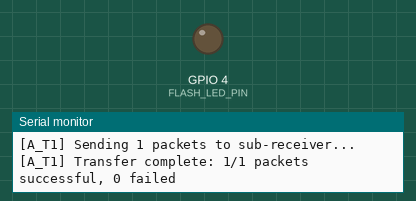
Recording of a sketch running on a simulated ESP32. Parts: output pins drawn as LEDs (lit = HIGH), the last lines printed to the serial monitor. The camera gives no picture.

Above: at 8.5 s.
At 13.73 s:
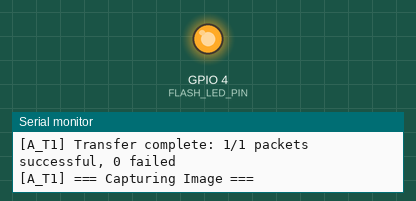
Timing chart, 0 to 17.0 s (numbered marks = the images above):
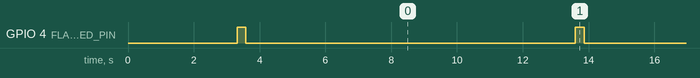

Measured:
- by itself, GPIO 4 (FLASH_LED_PIN): alternates HIGH for 0.26 s and LOW for 10.0 s

The sketch:

camera_transmitter.ino
```cpp
/*
  ESP32-CAM Image Transmitter via ESP-NOW
  For Hybrid ESP-NOW + Mesh Architecture

  Captures images and sends to Sub-Receiver via ESP-NOW

  CONFIGURATION REQUIRED:
  - Set DEVICE_ID to match your camera (A_T1, A_T2, B_T1, B_T2)
  - Set subReceiverMAC to match your target sub-receiver
*/

#include <esp_now.h>
#include <WiFi.h>
#include "esp_wifi.h"
#include "esp_camera.h"

// ===========================
// DEVICE CONFIGURATION - CHANGE FOR EACH CAMERA
// ===========================
#define DEVICE_ID "A_T1"  // OPTIONS: A_T1, A_T2, B_T1, B_T2

// Sub-receiver MAC addresses
// A_SR: {0xA4, 0xCF, 0x12, 0x58, 0xD1, 0x9A}
// B_SR: {0xA4, 0xCF, 0x11, 0x9B, 0x7E, 0x24}
uint8_t subReceiverMAC[] = {0x4C, 0xC3, 0x82, 0xC0, 0x3B, 0x6C};


// ===========================
// Camera Model Configuration
// ===========================
#define CAMERA_MODEL_AI_THINKER
#include "camera_pins.h"

// ===========================
// Configuration
// ===========================
#define DATA_PACKET_SIZE 230     // Reduced to fit device_id
#define FLASH_LED_PIN 4
#define CAPTURE_INTERVAL 10000   // 10 seconds between captures
#define MAX_RETRIES 5            // Maximum retries per packet
#define INTER_PACKET_DELAY 10    // Delay between packets (ms)
#define WIFI_PROTOCOL_MASK (WIFI_PROTOCOL_11B | WIFI_PROTOCOL_11G | WIFI_PROTOCOL_11N | WIFI_PROTOCOL_LR)

// ===========================
// ESP-NOW Packet Structure
// ===========================
typedef struct esp_now_packet {
  char device_id[10];           // Device identifier (A_T1, etc.)
  uint16_t packet_id;           // Current packet number
  uint16_t total_packets;       // Total number of packets
  uint16_t data_length;         // Bytes in this packet
  uint8_t data[DATA_PACKET_SIZE]; // Image data
} esp_now_packet;

esp_now_packet myData;
esp_now_peer_info_t peerInfo;

// Variables
volatile int successCount = 0;
volatile int lastPacketResult = -1; // -1=pending, 0=fail, 1=success
int totalPacketsSent = 0;
unsigned long lastCaptureTime = 0;

// ===========================
// Callback when data is sent
// ===========================
// Note: Signature varies by ESP32 core version. ESP32 core 2.x (IDF 4.x) uses the MAC pointer form.
void OnDataSent(const uint8_t *mac_addr, esp_now_send_status_t status) {
  if (status == ESP_NOW_SEND_SUCCESS) {
    lastPacketResult = 1; // Success
    successCount++;
  } else {
    lastPacketResult = 0; // Failed
  }
}

// ===========================
// Initialize Camera
// ===========================
bool initCamera() {
  camera_config_t config;
  config.ledc_channel = LEDC_CHANNEL_0;
  config.ledc_timer = LEDC_TIMER_0;
  config.pin_d0 = Y2_GPIO_NUM;
  config.pin_d1 = Y3_GPIO_NUM;
  config.pin_d2 = Y4_GPIO_NUM;
  config.pin_d3 = Y5_GPIO_NUM;
  config.pin_d4 = Y6_GPIO_NUM;
  config.pin_d5 = Y7_GPIO_NUM;
  config.pin_d6 = Y8_GPIO_NUM;
  config.pin_d7 = Y9_GPIO_NUM;
  config.pin_xclk = XCLK_GPIO_NUM;
  config.pin_pclk = PCLK_GPIO_NUM;
  config.pin_vsync = VSYNC_GPIO_NUM;
  config.pin_href = HREF_GPIO_NUM;
  config.pin_sccb_sda = SIOD_GPIO_NUM;
  config.pin_sccb_scl = SIOC_GPIO_NUM;
  config.pin_pwdn = PWDN_GPIO_NUM;
  config.pin_reset = RESET_GPIO_NUM;
  config.xclk_freq_hz = 20000000;
  config.pixel_format = PIXFORMAT_JPEG;
  config.frame_size = FRAMESIZE_VGA;  // VGA for good quality
  config.jpeg_quality = 12;            // 0-63, lower is better
  config.fb_count = 1;
  config.grab_mode = CAMERA_GRAB_LATEST;

  esp_err_t err = esp_camera_init(&config);
  if (err != ESP_OK) {
    Serial.printf("[%s] Camera init failed: 0x%x\n", DEVICE_ID, err);
    return false;
  }

  Serial.printf("[%s] Camera initialized\n", DEVICE_ID);
  return true;
}

// ===========================
// Send Single Packet with Retry
// ===========================
bool sendPacketWithRetry(uint16_t packetId, uint16_t totalPackets,
                         const uint8_t* imageData, uint32_t imageSize) {
  // Calculate data length for this packet
  uint16_t remainingBytes = imageSize - (packetId * DATA_PACKET_SIZE);
  myData.data_length = (remainingBytes < DATA_PACKET_SIZE) ? remainingBytes : DATA_PACKET_SIZE;

  // Copy data chunk
  memcpy(myData.data, imageData + (packetId * DATA_PACKET_SIZE), myData.data_length);

  // Set packet info
  myData.packet_id = packetId;
  myData.total_packets = totalPackets;

  // Try sending with retries
  for (int retry = 0; retry < MAX_RETRIES; retry++) {
    lastPacketResult = -1; // Reset flag

    // Send packet
    esp_err_t result = esp_now_send(subReceiverMAC, (uint8_t *)&myData, sizeof(myData));

    if (result != ESP_OK) {
      Serial.printf("[%s] ESP-NOW send error for packet %d (attempt %d/%d)\n",
                    DEVICE_ID, packetId, retry + 1, MAX_RETRIES);
      delay(20);
      continue;
    }

    // Wait for callback (with timeout)
    unsigned long startWait = millis();
    while (lastPacketResult == -1 && (millis() - startWait) < 100) {
      delay(1);
    }

    // Check result
    if (lastPacketResult == 1) {
      // Success!
      return true;
    } else if (lastPacketResult == 0) {
      // Failed, retry
      if (retry < MAX_RETRIES - 1) {
        Serial.printf("[%s] Packet %d failed, retrying... (%d/%d)\n",
                      DEVICE_ID, packetId, retry + 1, MAX_RETRIES);
        delay(20);
      }
    } else {
      // Timeout waiting for callback
      Serial.printf("[%s] Timeout waiting for ack on packet %d (attempt %d/%d)\n",
                    DEVICE_ID, packetId, retry + 1, MAX_RETRIES);
      delay(20);
    }
  }

  // All retries failed
  Serial.printf("[%s] FAILED: Packet %d could not be sent after %d attempts\n",
                DEVICE_ID, packetId, MAX_RETRIES);
  return false;
}

// ===========================
// Capture and Send Image
// ===========================
bool captureAndSendImage() {
  Serial.printf("\n[%s] === Capturing Image ===\n", DEVICE_ID);

  // Turn on flash LED
  pinMode(FLASH_LED_PIN, OUTPUT);
  digitalWrite(FLASH_LED_PIN, HIGH);
  delay(200);

  // Capture image
  camera_fb_t *fb = esp_camera_fb_get();
  digitalWrite(FLASH_LED_PIN, LOW);

  if (!fb) {
    Serial.printf("[%s] Camera capture failed\n", DEVICE_ID);
    return false;
  }

  Serial.printf("[%s] Image captured: %d bytes\n", DEVICE_ID, fb->len);

  // Calculate number of packets
  uint16_t totalPackets = (fb->len + DATA_PACKET_SIZE - 1) / DATA_PACKET_SIZE;
  Serial.printf("[%s] Sending %d packets to sub-receiver...\n", DEVICE_ID, totalPackets);

  successCount = 0;
  totalPacketsSent = 0;

  // Set device ID in packet structure
  strncpy(myData.device_id, DEVICE_ID, sizeof(myData.device_id) - 1);
  myData.device_id[sizeof(myData.device_id) - 1] = '\0';

  // Send image in packets with retry
  int failedPackets = 0;
  for (uint16_t i = 0; i < totalPackets; i++) {
    bool success = sendPacketWithRetry(i, totalPackets, fb->buf, fb->len);

    if (success) {
      totalPacketsSent++;
    } else {
      failedPackets++;
    }

    // Small delay between packets
    delay(INTER_PACKET_DELAY);

    // Progress indicator every 20 packets
    if ((i + 1) % 20 == 0) {
      Serial.printf("[%s] Progress: %d/%d packets sent (%d failed)\n",
                    DEVICE_ID, i + 1, totalPackets, failedPackets);
    }
  }

  // Release frame buffer
  esp_camera_fb_return(fb);

  Serial.printf("[%s] Transfer complete: %d/%d packets successful, %d failed\n",
                DEVICE_ID, successCount, totalPackets, failedPackets);

  return (failedPackets == 0);
}

// ===========================
// Setup
// ===========================
void setup() {
  Serial.begin(115200);
  delay(1000);

  Serial.printf("\n\n[%s] ESP32-CAM Transmitter\n", DEVICE_ID);
  Serial.println("========================================");

  // Initialize Camera
  if (!initCamera()) {
    Serial.printf("[%s] FATAL: Camera init failed!\n", DEVICE_ID);
    while (1) delay(1000);
  }

  // Set WiFi to Station mode
  WiFi.mode(WIFI_STA);

  // Print MAC Address
  Serial.printf("[%s] MAC Address: %s\n", DEVICE_ID, WiFi.macAddress().c_str());

  // Initialize ESP-NOW
  if (esp_now_init() != ESP_OK) {
    Serial.printf("[%s] FATAL: ESP-NOW init failed!\n", DEVICE_ID);
    while (1) delay(1000);
  }

  Serial.printf("[%s] ESP-NOW initialized\n", DEVICE_ID);

  // Enable combined Wi-Fi protocols (11b/g/n + LR) AFTER ESP-NOW init
  if (esp_wifi_set_protocol(WIFI_IF_STA, WIFI_PROTOCOL_MASK) == ESP_OK) {
    Serial.printf("[%s] WiFi STA protocols set to 11b/g/n + LR\n", DEVICE_ID);
  } else {
    Serial.printf("[%s] WARNING: Failed to set WiFi protocol mask\n", DEVICE_ID);
  }

  // Verify LR mode is active alongside standard PHYs
  uint8_t protocol = 0;
  esp_wifi_get_protocol(WIFI_IF_STA, &protocol);
  Serial.printf("[%s] STA protocol bitmap: 0x%02X (LR %s)\n",
                DEVICE_ID,
                protocol,
                (protocol & WIFI_PROTOCOL_LR) ? "enabled" : "disabled");

  // Register send callback
  esp_now_register_send_cb(OnDataSent);

  // Register peer (sub-receiver)
  memcpy(peerInfo.peer_addr, subReceiverMAC, 6);
  peerInfo.channel = 0;
  peerInfo.encrypt = false;

  if (esp_now_add_peer(&peerInfo) != ESP_OK) {
    Serial.printf("[%s] FATAL: Failed to add peer\n", DEVICE_ID);
    while (1) delay(1000);
  }

  Serial.printf("[%s] Sub-receiver registered\n", DEVICE_ID);
  Serial.printf("[%s] Target: %02X:%02X:%02X:%02X:%02X:%02X\n",
                DEVICE_ID,
                subReceiverMAC[0], subReceiverMAC[1], subReceiverMAC[2],
                subReceiverMAC[3], subReceiverMAC[4], subReceiverMAC[5]);
  Serial.println("========================================\n");

  // First capture after 2 seconds
  delay(2000);
  captureAndSendImage();
  lastCaptureTime = millis();
}

// ===========================
// Loop
// ===========================
void loop() {
  // Capture and send at interval
  if (millis() - lastCaptureTime >= CAPTURE_INTERVAL) {
    captureAndSendImage();
    lastCaptureTime = millis();
  }

  delay(100);
}
```

camera_pins.h
```cpp
// Camera pin definitions for ESP32-CAM AI-THINKER model

#if defined(CAMERA_MODEL_AI_THINKER)
#define PWDN_GPIO_NUM  32
#define RESET_GPIO_NUM -1
#define XCLK_GPIO_NUM  0
#define SIOD_GPIO_NUM  26
#define SIOC_GPIO_NUM  27

#define Y9_GPIO_NUM    35
#define Y8_GPIO_NUM    34
#define Y7_GPIO_NUM    39
#define Y6_GPIO_NUM    36
#define Y5_GPIO_NUM    21
#define Y4_GPIO_NUM    19
#define Y3_GPIO_NUM    18
#define Y2_GPIO_NUM    5
#define VSYNC_GPIO_NUM 25
#define HREF_GPIO_NUM  23
#define PCLK_GPIO_NUM  22

// Flash LED pin
#define LED_GPIO_NUM   4

#else
#error "Camera model not defined or not supported"
#endif
```
